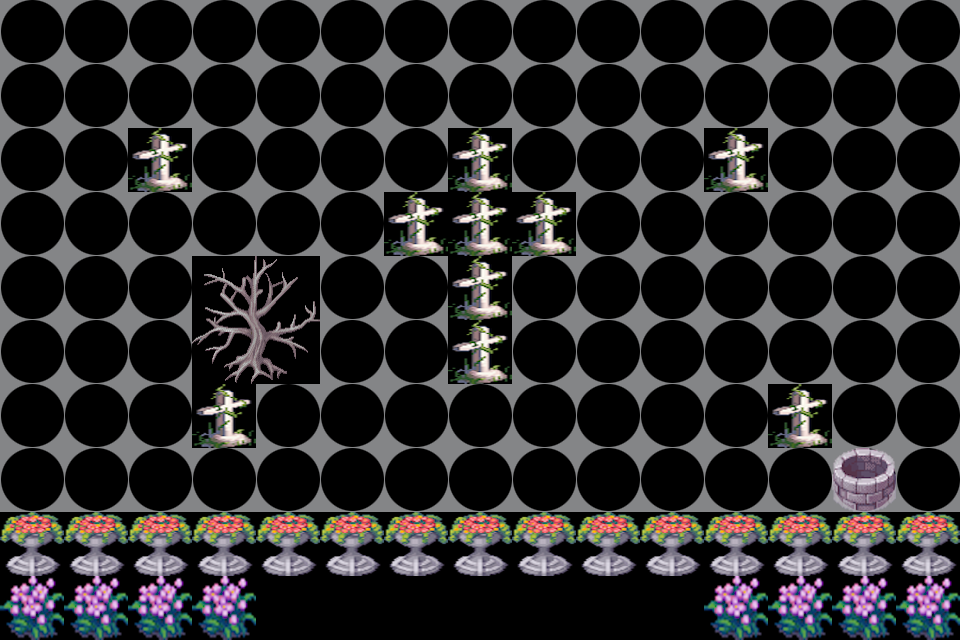

A level layout from a 2D game, rendered from its tile map. Below: a short description, then the map file with tile-grid data replaced by summaries:
An orthogonal 15x10 tile map with 64x64 px tiles, 2 tile layers (layer, showLayer), 2 tilesets and 10 objects (wuqi1, wuqi2, wuqi3, wuqi4, wuqi5, ...).

<map version="1.0" orientation="orthogonal" renderorder="right-down" width="15" height="10" tilewidth="64" tileheight="64" nextobjectid="11">
 <tileset firstgid="1" name="map3" tilewidth="64" tileheight="64">
  <image source="map3.png" width="1024" height="1024" />
 </tileset>
 <tileset firstgid="257" name="show" tilewidth="64" tileheight="64">
  <image source="show.png" width="64" height="64" />
 </tileset>
 <layer name="layer" width="15" height="10">
  <data>[150 cells, 39 non-empty, 9 distinct tile ids]</data>
 </layer>
 <objectgroup name="object">
  <object id="1" name="wuqi1" x="352" y="576" width="32" height="16" />
  <object id="2" name="wuqi2" x="416" y="576" width="32" height="16" />
  <object id="3" name="wuqi3" x="480" y="576" width="32" height="16" />
  <object id="4" name="wuqi4" x="544" y="576" width="32" height="16" />
  <object id="5" name="wuqi5" x="608" y="576" width="32" height="16" />
  <object id="6" name="begin" x="93" y="19" width="13" height="13" />
  <object id="7" name="end" x="928" y="474" width="13" height="13" />
  <object id="8" name="tag1" x="93" y="339" width="13" height="13" />
  <object id="9" name="tag2" x="669" y="339" width="13" height="13" />
  <object id="10" name="tag3" x="669" y="211" width="13" height="13" />
 </objectgroup>
 <layer name="showLayer" width="15" height="10">
  <data>[150 cells, 106 non-empty, 1 distinct tile ids]</data>
 </layer>
</map>
